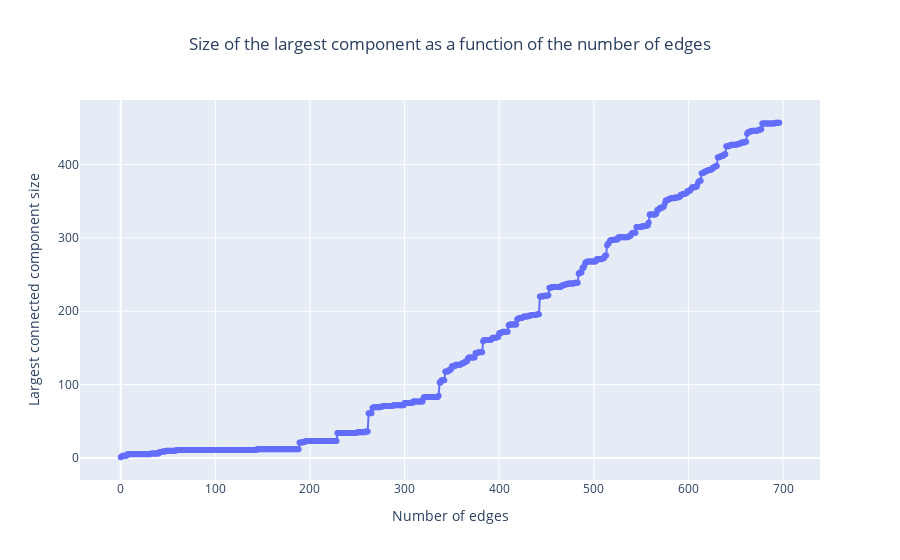

Notebook code for this chart:
### Code cell
# Define the trace for the scatter plot
trace = go.Scatter(x=nb_edges, y=max_component_size, mode='markers+lines')

# Define the layout
layout = go.Layout(title='Size of the largest component as a function of the number of edges', 
                   title_x=0.5,
                   xaxis=dict(title='Number of edges'), 
                   yaxis=dict(title='Largest connected component size'),
                   legend=dict(x=0.67, y=0.08, orientation='v'))

# Combine the traces and layout into a figure
fig = go.Figure(data=[trace], layout=layout)

# Show the figure
fig.show()

### Figure 1 — Plotly figure (JSON) as saved in the notebook; plotly's stock layout.template omitted (floating-point values rounded to 4 significant figures; data arrays with more than 128 entries replaced by an {"elided": "..."} marker saying what was removed)
{"data": [{"mode": "markers+lines", "type": "scatter", "x": {"elided": "697 int values"}, "y": {"elided": "697 int values"}}], "layout": {"legend": {"orientation": "v", "x": 0.67, "y": 0.08}, "title": {"text": "Size of the largest component as a function of the number of edges", "x": 0.5}, "xaxis": {"title": {"text": "Number of edges"}}, "yaxis": {"title": {"text": "Largest connected component size"}}}}
